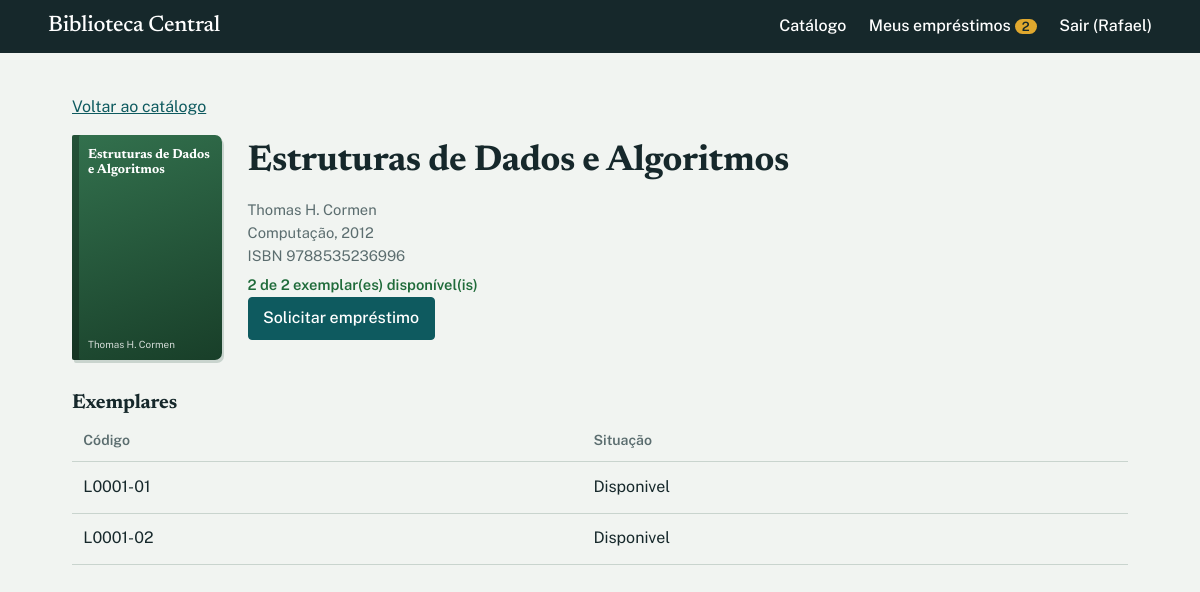
/livros/1 (signed in), run on the app's committed database.
### tables this page shows
CREATE TABLE users (
  id INTEGER PRIMARY KEY AUTOINCREMENT,
  name TEXT NOT NULL,
  email TEXT NOT NULL UNIQUE,
  password_hash TEXT NOT NULL,
  role TEXT NOT NULL CHECK (role IN ('LEITOR','ADMIN')),
  profile TEXT NOT NULL CHECK (profile IN ('ALUNO','PROFESSOR','ADMIN'))
);

CREATE TABLE books (
  id INTEGER PRIMARY KEY AUTOINCREMENT,
  title TEXT NOT NULL, author TEXT NOT NULL, category TEXT NOT NULL,
  isbn TEXT UNIQUE, year INTEGER
);

CREATE TABLE copies (               -- exemplares físicos
  id INTEGER PRIMARY KEY AUTOINCREMENT,
  book_id INTEGER NOT NULL REFERENCES books(id),
  code TEXT NOT NULL UNIQUE,
  status TEXT NOT NULL DEFAULT 'DISPONIVEL'       -- DISPONIVEL | EMPRESTADO | RESERVADO | DANIFICADO | EXTRAVIADO
);

### presentation/routes.py (the view)
@catalog_bp.get("/livros/<int:book_id>")
def book_detail(book_id):
    try:
        return render_template("book.html", **svc().catalog.detail(book_id))
    except BusinessError as e:
        flash(str(e), "erro")
        return redirect(url_for("catalog.index"))

### database/db.py (called while the page is built)
def connect(path):
    conn = sqlite3.connect(path)
    conn.row_factory = sqlite3.Row
    conn.execute("PRAGMA foreign_keys = ON")
    return conn

def get_db():
    if "db" not in g:
        g.db = connect(current_app.config["DATABASE"])
    return g.db

def init_app(app):
    def close_db(_exc=None):
        conn = g.pop("db", None)
        if conn is not None:
            conn.close()
    app.teardown_appcontext(close_db)
    conn = connect(app.config["DATABASE"])
    init_schema(conn)
    conn.close()

### models/user.py (called while the page is built)
    @property
    def is_admin(self) -> bool:
        return self.ROLE == "ADMIN"

    @staticmethod
    def from_row(row) -> "User":
        cls = User._registry[row["profile"]]
        return cls(name=row["name"], email=row["email"], password_hash=row["password_hash"], id=row["id"])

### presentation/filters.py (called while the page is built)
def hue(text):
    return sum(map(ord, text or "")) * 37 % 360

### presentation/routes.py (called while the page is built)
def svc():
    if "services" not in g:
        g.services = build_services(get_db())
    return g.services

@auth_bp.before_app_request
def load_user():
    uid = session.get("user_id")
    g.user = svc().auth.get(uid) if uid else None
    g.unread = svc().notifications.unread(g.user.id) if g.user else []

### repositories/book_repository.py (called while the page is built)
    def get(self, book_id):
        return self.conn.execute(_SELECT + "WHERE b.id = ? GROUP BY b.id", (book_id,)).fetchone()

    def copies_of(self, book_id):
        return self.conn.execute("SELECT * FROM copies WHERE book_id = ? ORDER BY code", (book_id,)).fetchall()

### repositories/notification_repository.py (called while the page is built)
    def unread(self, user_id):
        return self.conn.execute(
            "SELECT * FROM notifications WHERE user_id=? AND read=0 ORDER BY id DESC", (user_id,)
        ).fetchall()

### repositories/user_repository.py (called while the page is built)
    def by_id(self, user_id):
        row = self.conn.execute("SELECT * FROM users WHERE id = ?", (user_id,)).fetchone()
        return User.from_row(row) if row else None

### services/auth_service.py (called while the page is built)
    def get(self, user_id):
        return self.users.by_id(user_id)

### services/catalog_service.py (called while the page is built)
    def detail(self, book_id):
        book = self.books.get(book_id)
        if not book:
            raise BusinessError("Livro não encontrado.")
        return {"book": book, "copies": self.books.copies_of(book_id)}

### services/notification_service.py (called while the page is built)
    def unread(self, user_id):
        return self.repo.unread(user_id)

### presentation/templates/book.html (shortened to what this page needs)
{% extends "base.html" %}
{% block content %}
<p><a href="{{ url_for('catalog.index') }}">Voltar ao catálogo</a></p>
<section class="detail">
  <div class="cover" style="--h: {{ book.category|hue }}"><span>{{ book.title }}</span><small>{{ book.author }}</small></div>
  <div>
    <h1>{{ book.title }}</h1>
    <p class="muted">{{ book.author }}<br>{{ book.category }}, {{ book.year }}<br>ISBN {{ book.isbn }}</p>
    <p class="status {{ 'ok' if book.available else 'off' }}">{{ book.available }} de {{ book.total }} exemplar(es) disponível(is){% if book.queue %}. {{ book.queue }} na fila de reserva{% endif %}</p>
    <form method="post" action="{{ url_for('catalog.request_book', book_id=book.id) }}">
      {% if g.user %}<button class="primary">{{ 'Solicitar empréstimo' if book.available else 'Reservar' }}</button>
      {% else %}<a class="btn" href="{{ url_for('auth.login') }}">Entre para solicitar</a>{% endif %}
    </form>
  </div>
</section>
<h2>Exemplares</h2>
<div class="scroll"><table>
  <thead><tr><th>Código</th><th>Situação</th>{% if g.user and g.user.is_admin %}<th>Controle</th>{% endif %}</tr></thead>
  <tbody>{% for c in copies %}
    <tr><td>{{ c.code }}</td><td>{{ c.status|capitalize }}</td>
    </tr>{% endfor %}
  </tbody></table></div>
{% endblock %}

### presentation/templates/base.html (shortened to what this page needs)
<!doctype html>
<html lang="pt-BR">
<head>
  <link rel="stylesheet" href="{{ url_for('static', filename='style.css') }}">
</head>
<body>
<header class="top">
  <a class="brand" href="{{ url_for('catalog.index') }}">Biblioteca Central</a>
  <nav>
    <a href="{{ url_for('catalog.index') }}">Catálogo</a>
    {% if g.user %}
      <a href="{{ url_for('catalog.my_loans') }}">Meus empréstimos{% if g.unread %} <span class="badge" title="Avisos novos">{{ g.unread|length }}</span>{% endif %}</a>
      <form method="post" action="{{ url_for('auth.logout') }}"><button class="link">Sair ({{ g.user.name.split()[0] }})</button></form>
    {% else %}
      <a href="{{ url_for('auth.login') }}">Entrar</a>
    {% endif %}
  </nav>
</header>
<main>
  {% block content %}{% endblock %}
</main>
</body>
</html>

### presentation/static/style.css (style rules this page uses)
:root { --paper:#F1F4F1; --ink:#16282B; --muted:#5B6D6F; --teal:#0E5A5F; --teal-dk:#0A4448; --sage:#DCE6E0; --line:#C9D4CE; --white:#FBFCFB; --green:#1F6B3A; --green-bg:#D8EBDD; --amber:#8A5300; --amber-bg:#F7E8C8; --red:#A3302A; --red-bg:#F5DAD6; }
* { box-sizing:border-box }
body { margin:0;background:var(--paper);color:var(--ink);font:16px/1.55 "Public Sans",system-ui,sans-serif }
h1,h2,.brand { font-family:"Newsreader",Georgia,serif;font-weight:700;letter-spacing:-.01em;line-height:1.15 }
h1 { font-size:clamp(1.8rem,3vw,2.4rem);margin:.4rem 0 1rem }
h2 { font-size:1.25rem;margin:0 0 .3rem }
a { color:var(--teal) }
.muted { color:var(--muted);font-size:.92rem;margin:.2rem 0 }
.top { display:flex;flex-wrap:wrap;gap:.6rem 2rem;justify-content:space-between;align-items:center; padding:.85rem clamp(1rem,4vw,3rem);background:var(--ink) }
.top a,.top .link { color:#fff;text-decoration:none;font-weight:500 }
.brand { font-size:1.4rem }
.top nav { display:flex;flex-wrap:wrap;gap:.4rem 1.4rem;align-items:center }
.top form { margin:0 }
.link { background:none;border:0;padding:0;font:inherit;cursor:pointer }
.badge { background:#E0A82E;color:var(--ink);border-radius:99px;padding:0 .45rem;font-size:.8rem;font-weight:600 }
main { max-width:1120px;margin:0 auto;padding:1.6rem clamp(1rem,4vw,2rem) 4rem }
button,.btn { font:inherit;font-weight:500;padding:.5rem .9rem;border:1px solid var(--teal);background:transparent;color:var(--teal); border-radius:4px;cursor:pointer;text-decoration:none;display:inline-block }
button.primary { background:var(--teal);color:#fff }
.cover { display:flex;flex-direction:column;justify-content:space-between;aspect-ratio:2/3;padding:.7rem .6rem .6rem 1rem;color:#fff;text-decoration:none; background:linear-gradient(160deg,hsl(var(--h) 38% 32%),hsl(var(--h) 44% 17%));border-radius:2px 7px 7px 2px; box-shadow:inset 7px 0 0 rgb(0 0 0/.28),2px 3px 0 var(--line) }
.cover span { font:700 .82rem/1.15 "Newsreader",Georgia,serif }
.cover small { font-size:.62rem;opacity:.8;line-height:1.2 }
.status { margin:.4rem 0 0;font-weight:600;font-size:.92rem }
.status.ok { color:var(--green) }
.detail { display:grid;grid-template-columns:150px 1fr;gap:1.6rem;margin-bottom:2rem }
.scroll { overflow-x:auto }
table { width:100%;border-collapse:collapse }
th { text-align:left;font-weight:600;font-size:.88rem;color:var(--muted);padding:.6rem .7rem;border-bottom:1px solid var(--line) }
td { padding:.8rem .7rem;border-bottom:1px solid var(--line);vertical-align:top }
@media (prefers-reduced-motion:no-preference) { button,.btn { transition:background .15s } }

### data on the page
users: user.name "Rafael"
books: title "Estruturas de Dados e Algoritmos", author "Thomas H. Cormen", category "Computação", year "2012", isbn "9788535236996"
copies: code "L0001-01", status "Disponivel"
copies: code "L0001-02", status "Disponivel"

### other printed values
{{ g.unread|length }} "2"
{{ book.available }} "2"
{{ book.total }} "2"
{{ 'Solicitar empréstimo' if book.available else 'Reservar' }} "Solicitar empréstimo"
